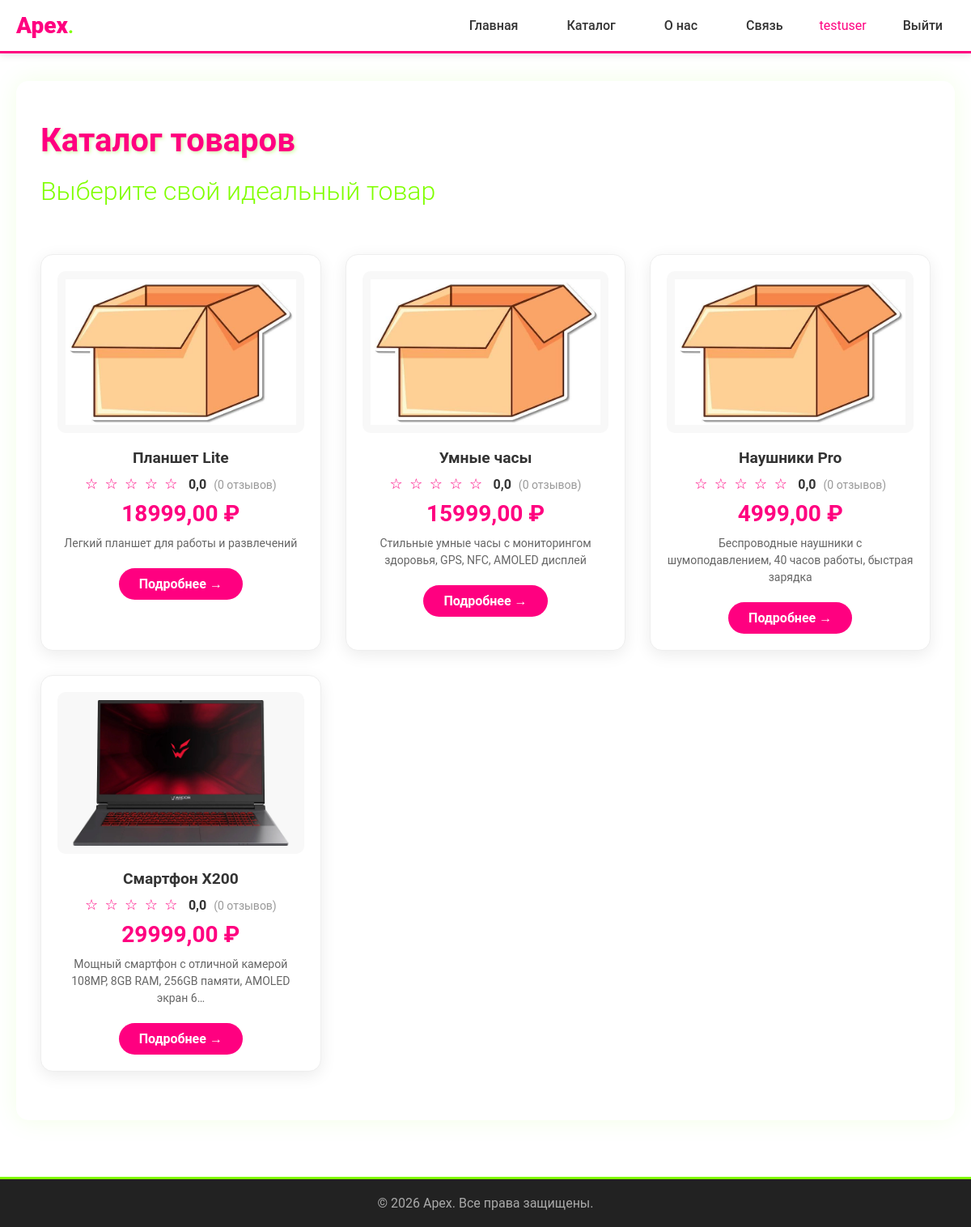
/catalog/ (signed in), run on the app's committed database.
### mainpage/models.py (models this page shows, shortened)
class Product(models.Model):
    name = models.CharField(max_length=200, verbose_name="Название")
    slug = models.SlugField(max_length=200, unique=True, blank=True, verbose_name="URL")
    category = models.ForeignKey(
        Category,
        on_delete=models.SET_NULL,
        null=True,
        blank=True,
        related_name='products',
        verbose_name="Категория"
    )
    price = models.DecimalField(max_digits=10, decimal_places=2, verbose_name="Цена")
    old_price = models.DecimalField(
        max_digits=10,
        decimal_places=2,
        blank=True,
        null=True,
        verbose_name="Старая цена"
    )
    description = models.TextField(verbose_name="Описание")
    image = models.ImageField(
        upload_to=product_image_path,
        blank=True,
        null=True,
        verbose_name="Изображение",
        default='products/default.jpg'
    )
    in_stock = models.BooleanField(default=True, verbose_name="В наличии")
    quantity = models.PositiveIntegerField(default=0, verbose_name="Количество")
    views = models.PositiveIntegerField(default=0, verbose_name="Просмотры")
    created_at = models.DateTimeField(auto_now_add=True, verbose_name="Дата создания")
    updated_at = models.DateTimeField(auto_now=True, verbose_name="Дата обновления")
    def average_rating(self):
        reviews = self.reviews.all()
        if reviews:
            return sum(r.rating for r in reviews) / len(reviews)
        return 0
    class Meta:
        verbose_name = "Товар"
        verbose_name_plural = "Товары"
        ordering = ['-created_at']
    likes = models.PositiveIntegerField(default=0, verbose_name="Лайки")
    dislikes = models.PositiveIntegerField(default=0, verbose_name="Дизлайки")

### mainpage/views.py (the view)
# urls.py: path('catalog/', views.catalog, name='catalog'),
def catalog(request):
    products = Product.objects.annotate(
        avg_rating=Avg('reviews__rating'),
        reviews_count=Count('reviews')
    ).order_by('-created_at')
    return render(request, 'mainpage/catalog.html', {'products': products})

### mainpage/templates/mainpage/catalog.html (shortened to what this page needs)
{% extends 'mainpage/base.html' %}
{% load static %}
{% block content %}
<div class="page-container">
    <h1 class="header-title">Каталог товаров</h1>
    <h2 class="header-subtitle">Выберите свой идеальный товар</h2>
    <br/>
    <div class="catalog-grid">
        {% for product in products %}
        <div class="product-card">
            {% if product.image %}
                <img src="{{ product.image.url }}" alt="{{ product.name }}" class="product-card-image">
            {% else %}
                <img src="/media/products/default.jpg" alt="{{ product.name }}" class="product-card-image">
            {% endif %}
            <h3>{{ product.name }}</h3>
            <div class="product-rating">
                <span class="stars">
                    {% with rating=product.average_rating|floatformat:"0" %}
                        {% for i in "12345"|make_list %}
                            {% if forloop.counter <= rating|add:"0" %}
                                ★
                            {% else %}
                                ☆
                            {% endif %}
                        {% endfor %}
                    {% endwith %}
                </span>
                <span class="rating-value">{{ product.average_rating|floatformat:1 }}</span>
                <span class="reviews-count">({{ product.reviews_count }} отзывов)</span>
            </div>
            <p class="product-price">{{ product.price }} ₽</p>
            <p class="product-desc">{{ product.description|truncatechars:80 }}</p>
            <a href="{% url 'product_detail' product.id %}" class="btn-detail">Подробнее →</a>
        </div>
        {% empty %}
        <p>Товаров пока нет.</p>
        {% endfor %}
    </div>
</div>
{% endblock %}

### mainpage/templates/mainpage/base.html (shortened to what this page needs)
<!DOCTYPE html>
<html lang="ru">
<head>
    {% load static %}
    <link rel="stylesheet" href="{% static 'mainpage/css/style.css' %}">
</head>
<body>
    <nav class="fixed-menu">
        <div class="menu-container">
            <div class="logo">
                <span class="brand-apex">Apex</span><span class="brand-dot">.</span>
            </div>
            <ul class="menu-list">
                <li><a href="{% url 'index' %}">Главная</a></li>
                <li><a href="{% url 'catalog' %}">Каталог</a></li>
                <li><a href="{% url 'about' %}">О нас</a></li>
                <li><a href="{% url 'feedback' %}">Связь</a></li>
                {% if user.is_authenticated %}
                    <li><span style="color: #ff0080;">{{ user.username }}</span></li>
                    <li><a href="{% url 'logout' %}">Выйти</a></li>
                {% else %}
                    <li><a href="{% url 'login' %}">Войти</a></li>
                    <li><a href="{% url 'register' %}">Регистрация</a></li>
                {% endif %}
            </ul>
        </div>
    </nav>
    <main class="main-content">
        {% block content %}
        {% endblock %}
    </main>
    <footer class="footer">
        <p>&copy; 2026 Apex. Все права защищены.</p>
    </footer>
</body>
</html>

### static/mainpage/css/style.css (style rules this page uses)
* { margin: 0; padding: 0; box-sizing: border-box; }
body { font-family: 'Roboto', 'Arial', sans-serif; background: #ffffff; color: #333; padding-top: 70px; }
.fixed-menu { position: fixed; top: 0; left: 0; width: 100%; background: #ffffff; box-shadow: 0 2px 10px rgba(0,0,0,0.1); z-index: 1000; border-bottom: 3px solid #ff0080; transition: border-color 0.3s ease; }
.menu-container { max-width: 1200px; margin: 0 auto; padding: 15px 20px; display: flex; justify-content: space-between; align-items: center; }
.logo { font-size: 24px; font-weight: bold; }
.brand-apex { color: #ff0080; font-weight: 900; font-size: 28px; animation: glow 3s ease-in-out infinite; }
.brand-dot { color: #80ff00; }
.menu-list { list-style: none; display: flex; gap: 30px; margin: 0; padding: 0; }
.menu-list li a { text-decoration: none; color: #333; font-weight: 500; padding: 8px 15px; border-radius: 5px; transition: color 0.3s ease; position: relative; }
.menu-list li a::after { content: ''; position: absolute; bottom: 0; left: 50%; transform: translateX(-50%); width: 0; height: 2px; background: #80ff00; transition: width 0.3s ease; }
.main-content { max-width: 1200px; margin: 0 auto; padding: 30px 20px; min-height: calc(100vh - 140px); }
.page-container { background: #ffffff; padding: 30px; border-radius: 15px; box-shadow: 0 0 30px rgba(128, 255, 0, 0.1); }
h1, h2, h3, h4, h5, h6 { margin: 20px 0 10px 0; }
h1 { font-size: 2.5em; }
h2 { font-size: 2em; }
h3 { font-size: 1.75em; }
.header-title { color: #ff0080; text-shadow: 2px 2px 4px rgba(128, 255, 0, 0.3); }
.header-subtitle { color: #80ff00; font-weight: 300; }
.catalog-grid { display: grid; grid-template-columns: repeat(auto-fill, minmax(280px, 1fr)); gap: 30px; margin: 30px 0; }
.product-card { background: #ffffff; border-radius: 15px; overflow: hidden; box-shadow: 0 5px 20px rgba(0,0,0,0.08); transition: all 0.3s ease; border: 1px solid #eee; padding: 20px; text-align: center; }
.product-card h3 { color: #333; margin: 15px 0 10px 0; font-size: 1.2em; }
.product-card-image { max-width: 100%; height: 200px; width: 100%; object-fit: cover; border-radius: 10px; background: #f8f8f8; padding: 10px; }
.product-price { font-size: 28px; color: #ff0080; font-weight: bold; margin: 10px 0; animation: pulse 2s ease-in-out infinite; }
.product-desc { color: #666; font-size: 14px; margin: 10px 0 20px 0; line-height: 1.5; }
.btn-detail { display: inline-block; padding: 10px 25px; background: #ff0080; color: #fff; border-radius: 25px; text-decoration: none; font-weight: bold; transition: all 0.3s ease; }
.product-rating { margin: 10px 0; }
.stars { color: #ff0080; font-size: 18px; letter-spacing: 2px; }
.rating-value { font-weight: bold; color: #333; margin-left: 5px; }
.reviews-count { color: #999; font-size: 14px; margin-left: 5px; }
.footer { background: #222; color: #fff; text-align: center; padding: 20px; margin-top: 40px; border-top: 3px solid #80ff00; }
.footer p { margin: 0; color: #aaa; }

### data on the page
Product: image (placeholder picture), name "Планшет Lite", average_rating "0,0", reviews_count "0", price "18999,00", description "Легкий планшет для работы и развлечений"
Product: image (placeholder picture), name "Умные часы", average_rating "0,0", reviews_count "0", price "15999,00", description "Стильные умные часы с мониторингом здоровья, GPS, NFC, AMOLED дисплей"
Product: image (placeholder picture), name "Наушники Pro", average_rating "0,0", reviews_count "0", price "4999,00", description "Беспроводные наушники с шумоподавлением, 40 часов работы, быстрая зарядка"
Product: image (picture), name "Смартфон X200", average_rating "0,0", reviews_count "0", price "29999,00", description "Мощный смартфон с отличной камерой 108MP, 8GB RAM, 256GB памяти, AMOLED экран 6…"

### other printed values
{{ user.username }} "testuser"
